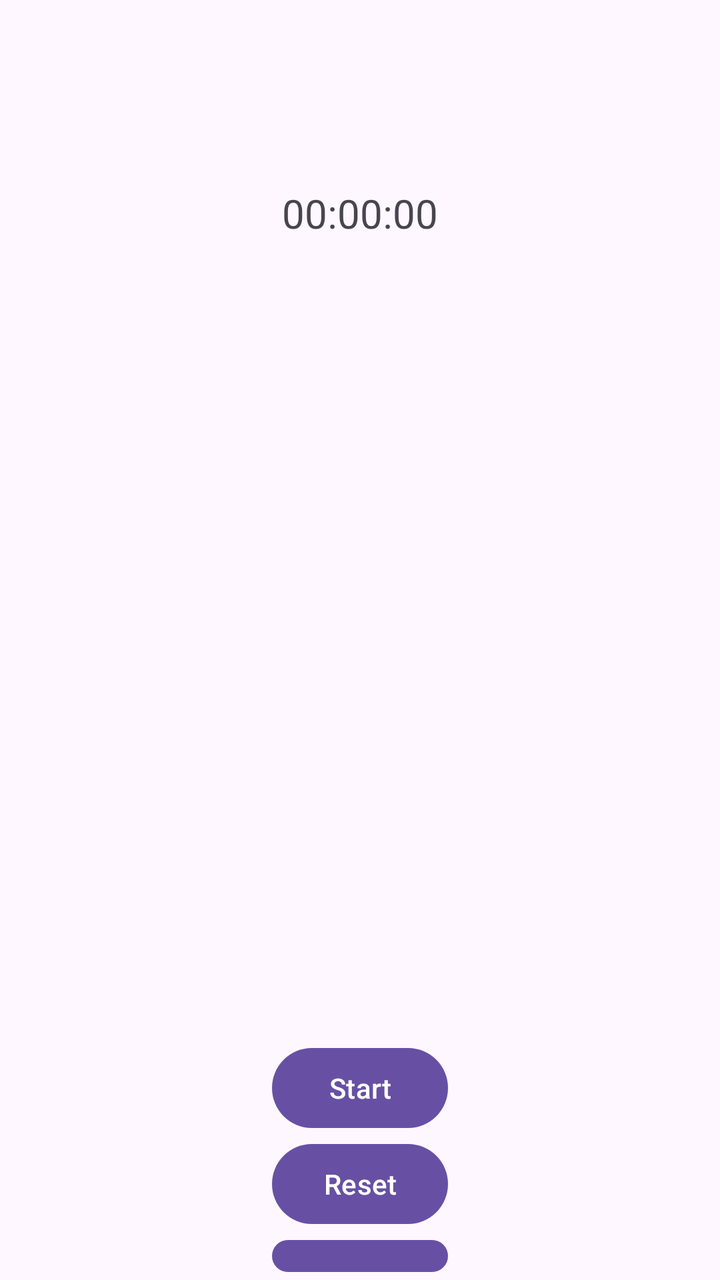
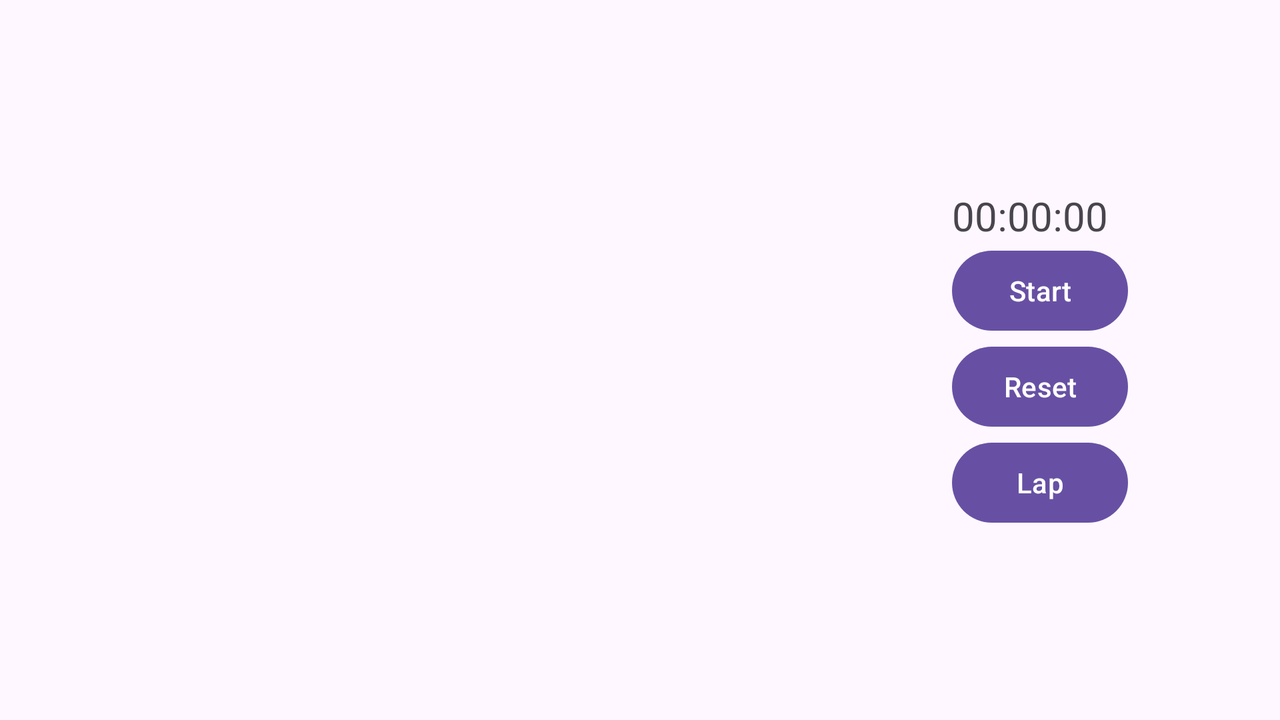

The same Android screen from two of the app's own layout files: first res/layout/ as a phone draws it, then the repository's variant for another configuration, drawn on a device whose configuration selects that folder. Both files follow.
<!-- AndroidManifest.xml: application theme Theme.ClockAppFragment -->
<!-- res/layout/fragment_timer.xml -->
<RelativeLayout xmlns:android="http://schemas.android.com/apk/res/android"
    android:layout_width="match_parent"
    android:layout_height="match_parent">


    <Button
        android:id="@+id/startStopButton"
        android:layout_width="wrap_content"
        android:layout_height="wrap_content"
        android:layout_centerHorizontal="true"
        android:layout_below="@id/lapsListView"
        android:text="Start" />

    <Button
        android:id="@+id/resetButton"
        android:layout_width="wrap_content"
        android:layout_height="wrap_content"
        android:layout_centerHorizontal="true"
        android:layout_below="@id/startStopButton"
        android:text="Reset" />

    <Button
        android:id="@+id/lapButton"
        android:layout_width="wrap_content"
        android:layout_height="wrap_content"
        android:layout_centerHorizontal="true"
        android:layout_below="@id/resetButton"

        android:text="Lap" />

    <TextView
        android:id="@+id/timerDisplay"
        android:layout_width="wrap_content"
        android:layout_height="wrap_content"
        android:layout_centerHorizontal="true"
        android:layout_above="@id/lapsListView"
        android:gravity="center"
        android:text="00:00:00"
        android:textSize="20dp" />

    <ListView
        android:id="@+id/lapsListView"
        android:layout_width="400dp"
        android:layout_height="400dp"
        android:layout_centerInParent="true" />

    

</RelativeLayout>
<!-- resources referenced by this layout -->
<resources>
  <style name="Theme.ClockAppFragment" parent="Base.Theme.ClockAppFragment" />
  <style name="Base.Theme.ClockAppFragment" parent="Theme.Material3.DayNight.NoActionBar">
          
          
      </style>
</resources>
<!-- res/layout-land/fragment_timer.xml (the repository's variant of the layout above) -->
<!-- drawn on the phone turned sideways -->
<RelativeLayout xmlns:android="http://schemas.android.com/apk/res/android"
    android:layout_width="match_parent"
    android:layout_height="match_parent">


    <ListView
        android:id="@+id/lapsListView"
        android:layout_width="400dp"
        android:layout_height="match_parent"
        android:layout_centerVertical="true" />

    <RelativeLayout
        android:layout_width="match_parent"
        android:layout_height="match_parent"
        android:layout_toRightOf="@id/lapsListView"
        android:gravity="center">

        <Button
            android:id="@+id/startStopButton"
            android:layout_width="wrap_content"
            android:layout_height="wrap_content"
            android:layout_centerVertical="true"
            android:text="Start" />

        <Button
            android:id="@+id/resetButton"
            android:layout_width="wrap_content"
            android:layout_height="wrap_content"
            android:layout_below="@id/startStopButton"
            android:text="Reset" />

        <Button
            android:id="@+id/lapButton"
            android:layout_width="wrap_content"
            android:layout_height="wrap_content"
            android:layout_below="@id/resetButton"
            android:text="Lap" />

        <TextView
            android:id="@+id/timerDisplay"
            android:layout_width="wrap_content"
            android:layout_height="wrap_content"
            android:layout_above="@id/startStopButton"
            android:text="00:00:00"
            android:textSize="20dp" />
    </RelativeLayout>

</RelativeLayout>
